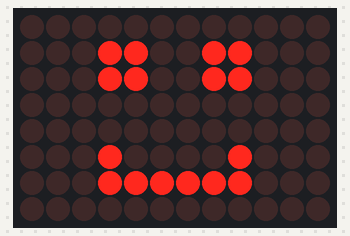
Bench run of a sketch on a simulated Arduino Uno R4 WiFi. Shown: 12×8 LED matrix.

Above: at 0.1 s.

The sketch:

matrix2_template.ino
```cpp
// matrix2_template（LEDマトリクス：自分の絵に差し替えるひな形）
// このタブ（matrix2_template）は変更しません。
//
// 自分の絵に変える方法：
//   「animation.h」タブの中身を「全部」消して、
//   LED Matrix Editor の画面右上の「</>」アイコン（コードの書き出し）で
//   書き出したファイルの中身を
//   そのまま貼り付けます。
//   （書き出したデータは const uint32_t animation[][4] = { ... }; の形です）

#include "Arduino_LED_Matrix.h"   // LEDマトリクスを使うためのライブラリ
#include "animation.h"            // 絵のデータ（animation.h タブ）

ArduinoLEDMatrix matrix;          // LEDマトリクスを使う準備

void setup() {
  matrix.begin();                 // LEDマトリクスを使い始める
  matrix.loadFrame(animation[0]); // 1枚目の絵を表示する
}

void loop() {
  // 表示した絵は、次に変えるまで表示されたままです。
}
```

animation.h
```cpp
const uint32_t animation[][4] = {
	{
		0x19819,
		0x80000001,
		0x81f8000,
		66
	}
};
```
